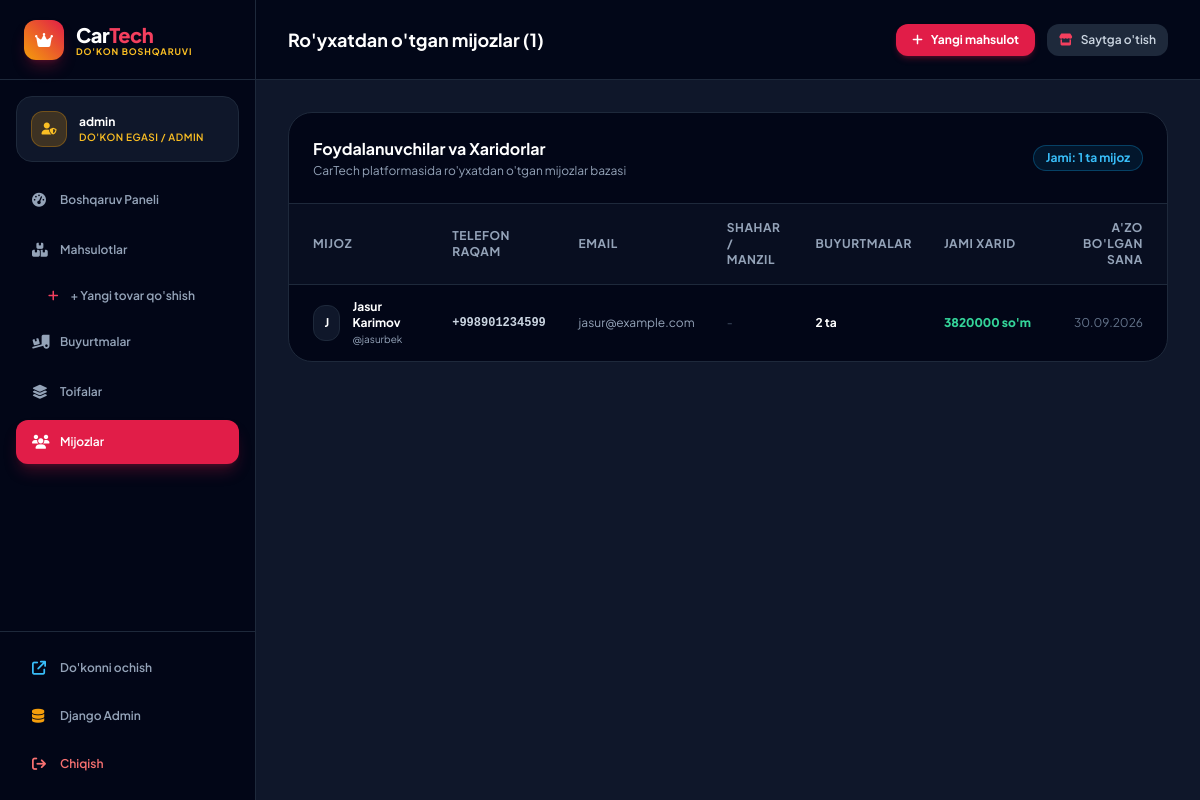
The page /management/customers/ (signed in) on the database its author committed.
### apps/accounts/models.py (models this page shows, shortened)
class CustomUser(AbstractUser):
    phone_number = models.CharField(max_length=20, unique=True, blank=True, null=True, verbose_name="Telefon raqami")
    email = models.EmailField(unique=True, verbose_name="Elektron pochta")
    class Meta:
        verbose_name = "Foydalanuvchi"
        verbose_name_plural = "Foydalanuvchilar"

### apps/management/views.py (the view)
# urls.py: path('customers/', views.customers_view, name='mgmt_customers'),
@user_passes_test(is_store_admin, login_url='login')
def customers_view(request):
    customers = CustomUser.objects.filter(is_staff=False).annotate(
        orders_count=Count('orders'),
        total_spent=Sum('orders__total_amount')
    ).order_by('-date_joined')
    context = {
        'active_menu': 'customers',
        'customers': customers,
    }
    return render(request, 'management/customers.html', context)

### apps/management/views.py (called while the page is built)
def is_store_admin(user):
    return user.is_authenticated and (user.is_staff or user.is_superuser)

### apps/orders/cart.py (called while the page is built)
    def __len__(self):
        return sum(item['quantity'] for item in self.cart.values())

### apps/orders/context_processors.py (called while the page is built)
def cart_processor(request):
    return {
        'cart': Cart(request),
        'cart_count': len(Cart(request)),
    }

### apps/product/context_processors.py (called while the page is built)
def product_categories_processor(request):
    categories = Category.objects.all()[:8]
    brands = CarBrand.objects.all()
    return {
        'nav_categories': categories,
        'nav_brands': brands,
    }

### templates/management/customers.html (shortened to what this page needs)
{% extends 'management/base_management.html' %}
{% block header_title %}Ro'yxatdan o'tgan mijozlar ({{ customers.count }}){% endblock %}
{% block management_content %}
<div class="space-y-6 max-w-7xl mx-auto">
    <div class="bg-slate-950 rounded-3xl border border-slate-800 overflow-hidden">
        <div class="p-6 border-b border-slate-800 flex justify-between items-center">
            <div>
                <h3 class="font-bold text-white text-base">Foydalanuvchilar va Xaridorlar</h3>
                <p class="text-xs text-slate-400 mt-0.5">CarTech platformasida ro'yxatdan o'tgan mijozlar bazasi</p>
            </div>
            <span class="text-xs font-bold text-sky-400 bg-sky-500/10 border border-sky-500/30 px-3 py-1 rounded-full">
                Jami: {{ customers.count }} ta mijoz
            </span>
        </div>
        <div class="overflow-x-auto">
            <table class="w-full text-left text-xs">
                <thead class="text-slate-400 uppercase tracking-wider bg-slate-900/50 border-b border-slate-800">
                    <tr>
                        <th class="py-4 px-6">Mijoz</th>
                        <th class="py-4 px-4">Telefon raqam</th>
                        <th class="py-4 px-4">Email</th>
                        <th class="py-4 px-4">Shahar / Manzil</th>
                        <th class="py-4 px-4">Buyurtmalar</th>
                        <th class="py-4 px-4">Jami xarid</th>
                        <th class="py-4 px-6 text-right">A'zo bo'lgan sana</th>
                    </tr>
                </thead>
                <tbody class="divide-y divide-slate-800/80">
                    {% for c in customers %}
                        <tr class="hover:bg-slate-900/40 transition">
                            <td class="py-3.5 px-6">
                                <div class="flex items-center gap-3">
                                    <div class="w-9 h-9 rounded-xl bg-slate-900 border border-slate-800 font-bold text-white flex items-center justify-center text-xs">
                                        {{ c.username|slice:":1"|upper }}
                                    </div>
                                    <div>
                                        <h4 class="font-bold text-white">{{ c.first_name }} {{ c.last_name }}</h4>
                                        <span class="text-[10px] text-slate-400">@{{ c.username }}</span>
                                    </div>
                                </div>
                            </td>
                            <td class="py-3.5 px-4 font-mono font-bold text-slate-300">
                                {% if c.phone_number %}
                                    <a href="tel:{{ c.phone_number }}" class="hover:text-rose-400">{{ c.phone_number }}</a>
                                {% else %}
                                    <span class="text-slate-600">-</span>
                                {% endif %}
                            </td>
                            <td class="py-3.5 px-4 text-slate-400">{{ c.email|default:"-" }}</td>
                            <td class="py-3.5 px-4 text-slate-400">
                                {% if c.profile and c.profile.city %}
                                    {{ c.profile.city }}
                                {% else %}
                                    <span class="text-slate-600">-</span>
                                {% endif %}
                            </td>
                            <td class="py-3.5 px-4 font-bold text-white">
                                {{ c.orders_count }} ta
                            </td>
                            <td class="py-3.5 px-4 font-extrabold text-emerald-400 whitespace-nowrap">
                                {{ c.total_spent|default:0|floatformat:0 }} so'm
                            </td>
                            <td class="py-3.5 px-6 text-right text-slate-500 whitespace-nowrap">
                                {{ c.date_joined|date:"d.m.Y" }}
                            </td>
                        </tr>
                    {% empty %}
                        <tr>
                            <td colspan="7" class="py-12 text-center text-slate-500 text-xs">
                                Hozircha mijozlar ro'yxatdan o'tmagan.
                            </td>
                        </tr>
                    {% endfor %}
                </tbody>
            </table>
        </div>
    </div>
</div>
{% endblock %}

### templates/management/base_management.html (shortened to what this page needs)
<!DOCTYPE html>
<html lang="uz" class="h-full bg-slate-900">
<head>
    <link rel="stylesheet" href="https://cdnjs.cloudflare.com/ajax/libs/font-awesome/6.5.1/css/all.min.css">
    <script src="https://cdn.tailwindcss.com"></script>
</head>
<body class="h-full flex overflow-hidden bg-slate-900 text-slate-100">
    <aside class="w-64 bg-slate-950 border-r border-slate-800 flex flex-col justify-between shrink-0 hidden md:flex">
        <div>
            <div class="h-20 flex items-center px-6 border-b border-slate-800">
                <a href="{% url 'mgmt_dashboard' %}" class="flex items-center gap-3 group">
                    <div class="w-10 h-10 rounded-xl bg-gradient-to-tr from-amber-500 to-rose-600 flex items-center justify-center text-white shadow-lg shadow-rose-600/25">
                        <i class="fa-solid fa-crown text-base"></i>
                    </div>
                    <div>
                        <span class="text-xl font-extrabold text-white tracking-tight">Car<span class="text-rose-500">Tech</span></span>
                        <p class="text-[9px] font-bold text-amber-400 uppercase tracking-widest -mt-1">Do'kon Boshqaruvi</p>
                    </div>
                </a>
            </div>
            <div class="p-3.5 mx-4 my-4 rounded-2xl bg-slate-900 border border-slate-800 flex items-center gap-3">
                <div class="w-9 h-9 rounded-xl bg-amber-500/20 text-amber-400 font-bold flex items-center justify-center text-xs border border-amber-500/30">
                    <i class="fa-solid fa-user-shield"></i>
                </div>
                <div class="min-w-0 flex-1">
                    <h4 class="text-xs font-bold text-white truncate">{{ user.first_name|default:user.username }}</h4>
                    <p class="text-[10px] text-amber-400 font-semibold uppercase tracking-wider">Do'kon Egasi / Admin</p>
                </div>
            </div>
            <nav class="px-4 space-y-1.5 text-xs font-semibold">
                <a href="{% url 'mgmt_dashboard' %}" class="flex items-center gap-3 px-4 py-3 rounded-xl transition {% if active_menu == 'dashboard' %} bg-rose-600 text-white shadow-lg shadow-rose-600/25 {% else %} text-slate-400 hover:text-white hover:bg-slate-900 {% endif %}">
                    <i class="fa-solid fa-gauge-high w-4 text-sm"></i>
                    <span>Boshqaruv Paneli</span>
                </a>
                <a href="{% url 'mgmt_products' %}" class="flex items-center gap-3 px-4 py-3 rounded-xl transition {% if active_menu == 'products' %} bg-rose-600 text-white shadow-lg shadow-rose-600/25 {% else %} text-slate-400 hover:text-white hover:bg-slate-900 {% endif %}">
                    <i class="fa-solid fa-boxes-stacked w-4 text-sm"></i>
                    <span>Mahsulotlar</span>
                </a>
                <a href="{% url 'mgmt_product_add' %}" class="flex items-center gap-3 px-4 py-2.5 rounded-xl transition text-slate-400 hover:text-white hover:bg-slate-900 pl-8">
                    <i class="fa-solid fa-plus text-xs text-rose-500"></i>
                    <span>+ Yangi tovar qo'shish</span>
                </a>
                <a href="{% url 'mgmt_orders' %}" class="flex items-center gap-3 px-4 py-3 rounded-xl transition {% if active_menu == 'orders' %} bg-rose-600 text-white shadow-lg shadow-rose-600/25 {% else %} text-slate-400 hover:text-white hover:bg-slate-900 {% endif %}">
                    <i class="fa-solid fa-truck-ramp-box w-4 text-sm"></i>
                    <span>Buyurtmalar</span>
                </a>
                <a href="{% url 'mgmt_categories' %}" class="flex items-center gap-3 px-4 py-3 rounded-xl transition {% if active_menu == 'categories' %} bg-rose-600 text-white shadow-lg shadow-rose-600/25 {% else %} text-slate-400 hover:text-white hover:bg-slate-900 {% endif %}">
                    <i class="fa-solid fa-layer-group w-4 text-sm"></i>
                    <span>Toifalar</span>
                </a>
                <a href="{% url 'mgmt_customers' %}" class="flex items-center gap-3 px-4 py-3 rounded-xl transition {% if active_menu == 'customers' %} bg-rose-600 text-white shadow-lg shadow-rose-600/25 {% else %} text-slate-400 hover:text-white hover:bg-slate-900 {% endif %}">
                    <i class="fa-solid fa-users w-4 text-sm"></i>
                    <span>Mijozlar</span>
                </a>
            </nav>
        </div>
        <div class="p-4 border-t border-slate-800 space-y-2 text-xs font-semibold">
            <a href="{% url 'home' %}" target="_blank" class="flex items-center gap-3 px-4 py-2.5 rounded-xl text-slate-400 hover:text-white hover:bg-slate-900 transition">
                <i class="fa-solid fa-arrow-up-right-from-square w-4 text-sm text-sky-400"></i>
                <span>Do'konni ochish</span>
            </a>
            <a href="{% url 'admin:index' %}" target="_blank" class="flex items-center gap-3 px-4 py-2.5 rounded-xl text-slate-400 hover:text-amber-400 hover:bg-slate-900 transition">
                <i class="fa-solid fa-database w-4 text-sm text-amber-500"></i>
                <span>Django Admin</span>
            </a>
            <a href="{% url 'logout' %}" class="flex items-center gap-3 px-4 py-2.5 rounded-xl text-red-400 hover:bg-red-500/10 transition">
                <i class="fa-solid fa-arrow-right-from-bracket w-4 text-sm"></i>
                <span>Chiqish</span>
            </a>
        </div>
    </aside>
    <div class="flex-1 flex flex-col min-w-0 overflow-hidden bg-slate-900">
        <header class="h-20 bg-slate-950/90 backdrop-blur-md border-b border-slate-800 flex items-center justify-between px-4 sm:px-8 shrink-0 z-10">
            <div class="flex items-center gap-3">
                <h1 class="text-base sm:text-lg font-bold text-white">{% block header_title %}Boshqaruv Paneli{% endblock %}</h1>
            </div>
            <div class="flex items-center gap-3">
                <a href="{% url 'mgmt_product_add' %}" class="hidden sm:flex items-center gap-2 px-4 py-2 rounded-xl bg-rose-600 hover:bg-rose-700 text-white font-bold text-xs shadow-md shadow-rose-600/25 transition">
                    <i class="fa-solid fa-plus"></i> Yangi mahsulot
                </a>
                <a href="{% url 'home' %}" class="px-3 py-2 rounded-xl bg-slate-800 hover:bg-slate-700 text-slate-300 text-xs font-semibold transition">
                    <i class="fa-solid fa-store mr-1.5 text-rose-500"></i> Saytga o'tish
                </a>
            </div>
        </header>
        <main class="flex-1 overflow-y-auto p-4 sm:p-8">
            {% block management_content %}{% endblock %}
        </main>
    </div>
</body>
</html>

### templates/management/base_management.html (style rules this page uses)
body { font-family: 'Plus Jakarta Sans', sans-serif; }

### rows shown on the page
CustomUser: first_name "admin"
CustomUser: username "J", first_name "Jasur", last_name "Karimov", username "jasurbek", phone_number "+998901234599", email "jasur@example.com", orders_count "2", total_spent "3820000", date_joined "30.09.2026"

### other values the page prints
{{ customers.count }} "1"
